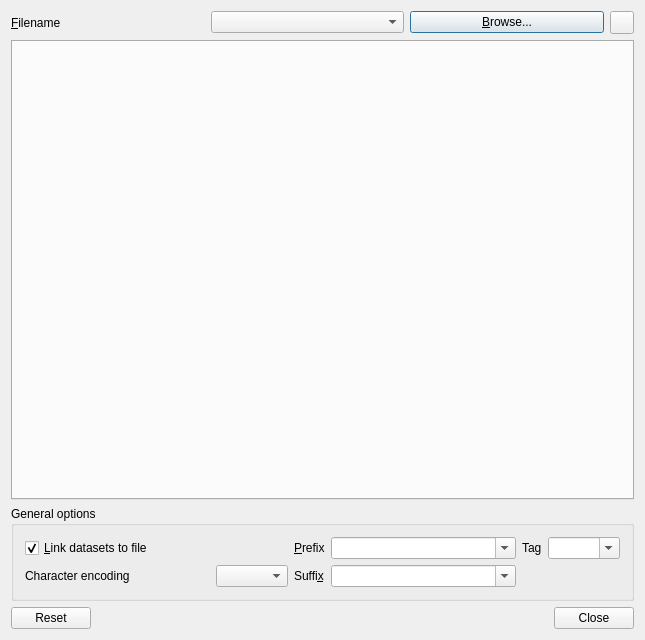
<?xml version="1.0" encoding="UTF-8"?>
<ui version="4.0">
 <class>importdialog</class>
 <widget class="QDialog" name="importdialog">
  <property name="geometry">
   <rect>
    <x>0</x>
    <y>0</y>
    <width>645</width>
    <height>640</height>
   </rect>
  </property>
  <property name="sizePolicy">
   <sizepolicy hsizetype="Expanding" vsizetype="Expanding">
    <horstretch>0</horstretch>
    <verstretch>0</verstretch>
   </sizepolicy>
  </property>
  <property name="windowTitle">
   <string>Import data - Veusz</string>
  </property>
  <layout class="QVBoxLayout" name="verticalLayout_4">
   <item>
    <layout class="QHBoxLayout">
     <property name="spacing">
      <number>6</number>
     </property>
     <property name="margin">
      <number>0</number>
     </property>
     <item>
      <widget class="QLabel" name="label">
       <property name="text">
        <string>&amp;Filename</string>
       </property>
       <property name="buddy">
        <cstring>filenameedit</cstring>
       </property>
      </widget>
     </item>
     <item>
      <widget class="HistoryCombo" name="filenameedit">
       <property name="toolTip">
        <string>Enter the filename to be imported here</string>
       </property>
      </widget>
     </item>
     <item>
      <widget class="QPushButton" name="browsebutton">
       <property name="text">
        <string>&amp;Browse...</string>
       </property>
      </widget>
     </item>
     <item>
      <widget class="QToolButton" name="clipbutton">
       <property name="toolTip">
        <string>Read in data from clipboard rather than file</string>
       </property>
       <property name="text">
        <string/>
       </property>
      </widget>
     </item>
    </layout>
   </item>
   <item>
    <widget class="QTabWidget" name="methodtab">
     <property name="currentIndex">
      <number>-1</number>
     </property>
    </widget>
   </item>
   <item>
    <widget class="QGroupBox" name="groupBox">
     <property name="title">
      <string>General options</string>
     </property>
     <layout class="QVBoxLayout" name="verticalLayout_6">
      <item>
       <layout class="QGridLayout" name="gridLayout_4">
        <item row="0" column="0">
         <widget class="HistoryCheck" name="linkcheckbox">
          <property name="sizePolicy">
           <sizepolicy hsizetype="Expanding" vsizetype="Fixed">
            <horstretch>0</horstretch>
            <verstretch>0</verstretch>
           </sizepolicy>
          </property>
          <property name="toolTip">
           <string>Data imported are not stored in the Veusz saved file, but are reloaded each time the Veusz file is opened, or Data-&amp;gt;Reload is selected on the menu</string>
          </property>
          <property name="text">
           <string>&amp;Link datasets to file</string>
          </property>
          <property name="checked">
           <bool>true</bool>
          </property>
         </widget>
        </item>
        <item row="0" column="2">
         <widget class="QLabel" name="label_21">
          <property name="text">
           <string>&amp;Prefix</string>
          </property>
          <property name="buddy">
           <cstring>prefixcombo</cstring>
          </property>
         </widget>
        </item>
        <item row="0" column="3">
         <widget class="HistoryCombo" name="prefixcombo">
          <property name="sizePolicy">
           <sizepolicy hsizetype="Expanding" vsizetype="Fixed">
            <horstretch>0</horstretch>
            <verstretch>0</verstretch>
           </sizepolicy>
          </property>
          <property name="toolTip">
           <string>Prefix to prepend to each dataset name imported,
or enter $FILENAME to have filename prepended</string>
          </property>
          <property name="editable">
           <bool>true</bool>
          </property>
         </widget>
        </item>
        <item row="1" column="0">
         <widget class="QLabel" name="label_3">
          <property name="text">
           <string>Character encoding</string>
          </property>
         </widget>
        </item>
        <item row="1" column="1">
         <widget class="HistoryValueCombo" name="encodingcombo">
          <property name="toolTip">
           <string>Character encoding of input file</string>
          </property>
         </widget>
        </item>
        <item row="1" column="2">
         <widget class="QLabel" name="label_22">
          <property name="text">
           <string>Suffi&amp;x</string>
          </property>
          <property name="buddy">
           <cstring>suffixcombo</cstring>
          </property>
         </widget>
        </item>
        <item row="1" column="3">
         <widget class="HistoryCombo" name="suffixcombo">
          <property name="sizePolicy">
           <sizepolicy hsizetype="Expanding" vsizetype="Fixed">
            <horstretch>0</horstretch>
            <verstretch>0</verstretch>
           </sizepolicy>
          </property>
          <property name="toolTip">
           <string>Suffix to append to each dataset name imported,
or enter $FILENAME to have filename appended</string>
          </property>
          <property name="editable">
           <bool>true</bool>
          </property>
         </widget>
        </item>
        <item row="0" column="4">
         <widget class="QLabel" name="label_2">
          <property name="text">
           <string>Tag</string>
          </property>
         </widget>
        </item>
        <item row="0" column="5">
         <widget class="HistoryCombo" name="tagcombo">
          <property name="toolTip">
           <string>Enter a list of tags to apply to the imported datasets</string>
          </property>
          <property name="editable">
           <bool>true</bool>
          </property>
         </widget>
        </item>
       </layout>
      </item>
     </layout>
    </widget>
   </item>
   <item>
    <widget class="QDialogButtonBox" name="buttonBox">
     <property name="standardButtons">
      <set>QDialogButtonBox::Close|QDialogButtonBox::Reset</set>
     </property>
    </widget>
   </item>
  </layout>
 </widget>
 <layoutdefault spacing="6" margin="11"/>
 <pixmapfunction>qPixmapFromMimeSource</pixmapfunction>
 <customwidgets>
  <customwidget>
   <class>HistoryCombo</class>
   <extends>QComboBox</extends>
   <header>historycombo.h</header>
  </customwidget>
  <customwidget>
   <class>HistoryCheck</class>
   <extends>QCheckBox</extends>
   <header>historycheck.h</header>
  </customwidget>
  <customwidget>
   <class>HistoryValueCombo</class>
   <extends>QComboBox</extends>
   <header>historyvaluecombo.h</header>
  </customwidget>
 </customwidgets>
 <resources/>
 <connections>
  <connection>
   <sender>buttonBox</sender>
   <signal>rejected()</signal>
   <receiver>importdialog</receiver>
   <slot>close()</slot>
   <hints>
    <hint type="sourcelabel">
     <x>322</x>
     <y>623</y>
    </hint>
    <hint type="destinationlabel">
     <x>322</x>
     <y>319</y>
    </hint>
   </hints>
  </connection>
 </connections>
</ui>
